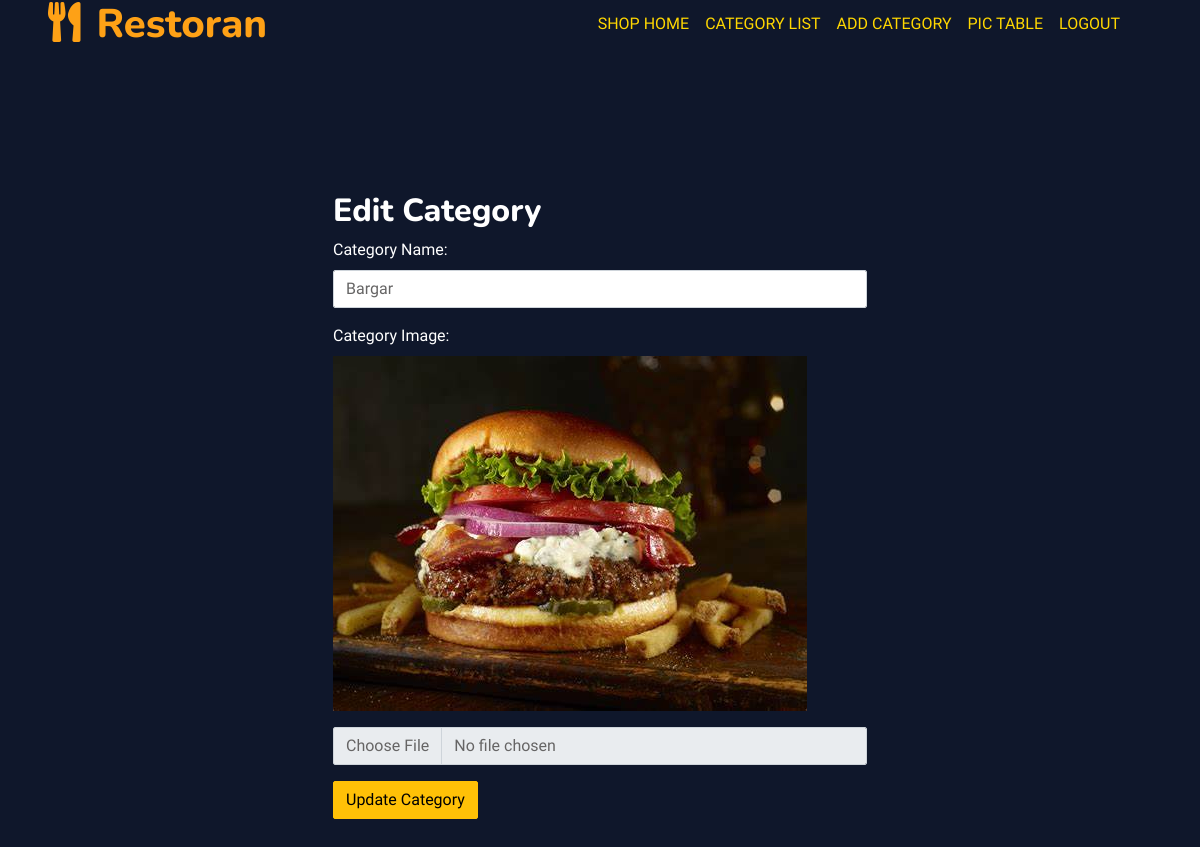
Page /categories/edit/1/ on the committed database.
### TableApp/models.py (models this page shows)
class Category(models.Model):
    shop = models.ForeignKey(Register_table, on_delete=models.CASCADE)
    name = models.CharField(max_length=255)
    image = models.ImageField(upload_to='category_images/', null=True, blank=True)

### TableApp/views.py (the view)
# urls.py: path('categories/edit/<int:category_id>/', edit_category, name='edit_category'),
def edit_category(request, category_id):
    category = get_object_or_404(Category, pk=category_id)
    if request.method == 'POST':
        category.name = request.POST['name']
        category.image = request.FILES.get('image')
        category.save()
        return redirect('TableApp:category_list')
    return render(request, 'edit_category.html', {'category': category})

### TableApp/templates/edit_category.html (shortened to what this page needs)
{% load static %}
<!DOCTYPE html>
<html lang="en">
<head>
    <link href="https://cdnjs.cloudflare.com/ajax/libs/font-awesome/5.10.0/css/all.min.css" rel="stylesheet">
    <link href="https://cdn.jsdelivr.net/npm/bootstrap-icons@1.4.1/font/bootstrap-icons.css" rel="stylesheet">
    <link href="{% static 'lib/animate/animate.min.css' %}" rel="stylesheet">
    <link href="{% static 'lib/tempusdominus/css/tempusdominus-bootstrap-4.min.css' %}" rel="stylesheet" />
    <link href="{% static 'css/bootstrap.min.css' %}" rel="stylesheet">
</head>
<body>
    <div class="container-xxl bg-white p-0">
        <div class="container-xxl position-relative p-0">
            <nav class="navbar navbar-expand-lg navbar-dark bg-dark px-4 px-lg-5 py-3 py-lg-0">
                <a href="{% url 'TableApp:home' %}" class="navbar-brand p-0">
                    <h1 class="text-primary m-0"><i class="fa fa-utensils me-3"></i>Restoran</h1>
                </a>
                <div class="collapse navbar-collapse" id="navbarCollapse">
                    <div class="navbar-nav ms-auto py-0 pe-4">
                        <a href="{% url 'TableApp:shop_home' %}" class="nav-item nav-link active text-uppercase" style="color: #FFD700;">Shop Home</a>
                        <a href="{% url 'TableApp:category_list' %}" class="nav-item nav-link active text-uppercase" style="color: #FFD700;">Category List</a>
                        <a href="{% url 'TableApp:add_category' %}" class="nav-item nav-link active text-uppercase" style="color: #FFD700;">Add Category</a>
                        <a href="{% url 'TableApp:table' %}" class="nav-item nav-link active text-uppercase" style="color: #FFD700;">Pic Table</a>
                        <a href="{% url 'TableApp:signout' %}" class="nav-item nav-link active text-uppercase" style="color: #FFD700;">LogOut</a>
                    </div>
                </div>
            </nav>
            <div class="container-xxl py-5 bg-dark hero-header mb-5">
                <div class="container my-5 py-5">
                    <div class="row align-items-center g-5">
                        {% block content %}
                            <div class="col-lg-6 offset-lg-3">
                                <h2 class="text-white">Edit Category</h2>
                                <form method="post" enctype="multipart/form-data">
                                    <div class="mb-3">
                                        <label for="name" class="form-label text-white">Category Name:</label>
                                        <input type="text" name="name" value="{{ category.name }}" class="form-control" required>
                                    </div>
                                    <div class="mb-3">
                                        <label for="image" class="form-label text-white">Category Image:</label>
                                        {% if category.image %}
                                            <img src="{{ category.image.url }}" alt="{{ category.name }}" class="img-fluid mb-3">
                                        {% endif %}
                                        <input type="file" name="image" class="form-control">
                                    </div>
                                    <button type="submit" class="btn btn-warning">Update Category</button>
                                </form>
                            </div>
                        {% endblock %}
                    </div>
                </div>
            </div>
        </div>
    </div>
</body>
</html>

### rows in the picture
Category: name "Bargar", image (picture)
